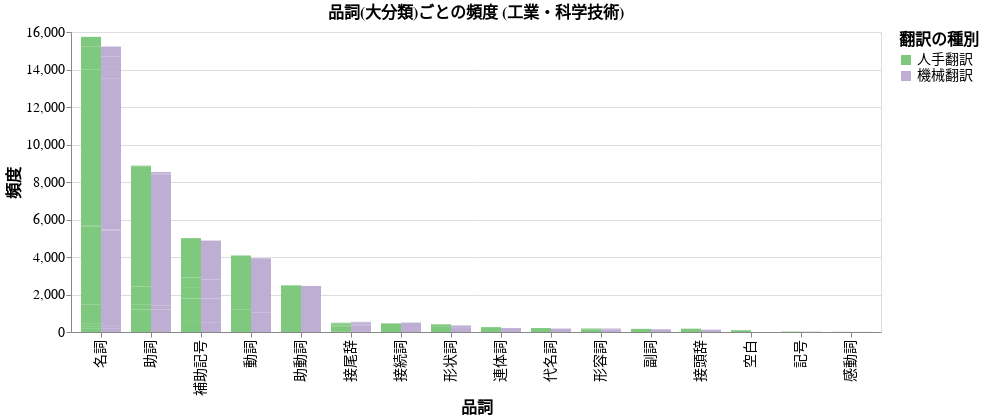

The notebook cell saved with this chart:
### Code cell
chart = alt.Chart(df_C_melted).mark_bar().encode(
    alt.X("pos1:N", sort="-y", title="品詞"),
    alt.Y("freq:Q", title="頻度"),
    alt.Tooltip(["freq"]),
    alt.Color("category:N", title='翻訳の種別').scale(scheme="accent"),
    xOffset="category:N",
    #color="category:N"
).properties(
    title="品詞(大分類)ごとの頻度 (工業・科学技術)"
).configure_axis(
    labelFont=caption_font,
    titleFont=caption_font,
    labelFontSize=14,
    titleFontSize=16
).configure_title(
    fontSize=16,
    font=caption_font
).configure_legend(
    labelFont=label_font,
    labelFontSize=14,
    titleFont=caption_font,
    titleFontSize=16
)
chart.save("./chart/grouped_bar_chart_all_pos_C.pdf", scale_factor=4)
chart.show()

### Figure 1 — Vega-Lite specification as saved in the notebook (floating-point values rounded to 4 significant figures)
{"config": {"view": {"continuousWidth": 300, "continuousHeight": 300}, "axis": {"labelFont": "Noto Sans JP", "labelFontSize": 14, "titleFont": "Noto Sans JP", "titleFontSize": 16}, "legend": {"labelFont": "IBM Plex Mono", "labelFontSize": 14, "titleFont": "Noto Sans JP", "titleFontSize": 16}, "title": {"font": "Noto Sans JP", "fontSize": 16}}, "data": {"name": "data-de0dcc02821556b4e5b744f32627a3e9"}, "mark": {"type": "bar"}, "encoding": {"color": {"field": "category", "scale": {"scheme": "accent"}, "title": "翻訳の種別", "type": "nominal"}, "tooltip": [{"field": "freq", "type": "quantitative"}], "x": {"field": "pos1", "sort": "-y", "title": "品詞", "type": "nominal"}, "xOffset": {"field": "category", "type": "nominal"}, "y": {"field": "freq", "title": "頻度", "type": "quantitative"}}, "title": "品詞(大分類)ごとの頻度 (工業・科学技術)", "$schema": "https://vega.github.io/schema/vega-lite/v5.20.1.json", "datasets": {"data-de0dcc02821556b4e5b744f32627a3e9": [{"pos1": "代名詞", "pos2": "N", "pos3": "N", "category": "機械翻訳", "freq": 184, "pos": "代名詞"}, {"pos1": "副詞", "pos2": "N", "pos3": "N", "category": "機械翻訳", "freq": 145, "pos": "副詞"}, {"pos1": "助動詞", "pos2": "N", "pos3": "N", "category": "機械翻訳", "freq": 2458, "pos": "助動詞"}, {"pos1": "助詞", "pos2": "係助詞", "pos3": "N", "category": "機械翻訳", "freq": 1193, "pos": "助詞-係助詞"}, {"pos1": "助詞", "pos2": "副助詞", "pos3": "N", "category": "機械翻訳", "freq": 230, "pos": "助詞-副助詞"}, {"pos1": "助詞", "pos2": "接続助詞", "pos3": "N", "category": "機械翻訳", "freq": 924, "pos": "助詞-接続助詞"}, {"pos1": "助詞", "pos2": "格助詞", "pos3": "N", "category": "機械翻訳", "freq": 6071, "pos": "助詞-格助詞"}, {"pos1": "助詞", "pos2": "準体助詞", "pos3": "N", "category": "機械翻訳", "freq": 44, "pos": "助詞-準体助詞"}, {"pos1": "助詞", "pos2": "終助詞", "pos3": "N", "category": "機械翻訳", "freq": 69, "pos": "助詞-終助詞"}, {"pos1": "動詞", "pos2": "一般", "pos3": "N", "category": "機械翻訳", "freq": 1024, "pos": "動詞-一般"}, {"pos1": "動詞", "pos2": "非自立可能", "pos3": "N", "category": "機械翻訳", "freq": 2904, "pos": "動詞-非自立可能"}, {"pos1": "名詞", "pos2": "固有名詞", "pos3": "一般", "category": "機械翻訳", "freq": 205, "pos": "名詞-固有名詞-一般"}, {"pos1": "名詞", "pos2": "固有名詞", "pos3": "人名", "category": "機械翻訳", "freq": 122, "pos": "名詞-固有名詞-人名"}, {"pos1": "名詞", "pos2": "固有名詞", "pos3": "地名", "category": "機械翻訳", "freq": 154, "pos": "名詞-固有名詞-地名"}, {"pos1": "名詞", "pos2": "数詞", "pos3": "N", "category": "機械翻訳", "freq": 960, "pos": "名詞-数詞"}, {"pos1": "名詞", "pos2": "普通名詞", "pos3": "サ変可能", "category": "機械翻訳", "freq": 3990, "pos": "名詞-普通名詞-サ変可能"}, {"pos1": "名詞", "pos2": "普通名詞", "pos3": "サ変形状詞可能", "category": "機械翻訳", "freq": 34, "pos": "名詞-普通名詞-サ変形状詞可能"}, {"pos1": "名詞", "pos2": "普通名詞", "pos3": "一般", "category": "機械翻訳", "freq": 8039, "pos": "名詞-普通名詞-一般"}, {"pos1": "名詞", "pos2": "普通名詞", "pos3": "副詞可能", "category": "機械翻訳", "freq": 679, "pos": "名詞-普通名詞-副詞可能"}, {"pos1": "名詞", "pos2": "普通名詞", "pos3": "助数詞可能", "category": "機械翻訳", "freq": 522, "pos": "名詞-普通名詞-助数詞可能"}, {"pos1": "名詞", "pos2": "普通名詞", "pos3": "形状詞可能", "category": "機械翻訳", "freq": 520, "pos": "名詞-普通名詞-形状詞可能"}, {"pos1": "形容詞", "pos2": "一般", "pos3": "N", "category": "機械翻訳", "freq": 128, "pos": "形容詞-一般"}, {"pos1": "形容詞", "pos2": "非自立可能", "pos3": "N", "category": "機械翻訳", "freq": 58, "pos": "形容詞-非自立可能"}, {"pos1": "形状詞", "pos2": "タリ", "pos3": "N", "category": "機械翻訳", "freq": 0, "pos": "形状詞-タリ"}, {"pos1": "形状詞", "pos2": "一般", "pos3": "N", "category": "機械翻訳", "freq": 262, "pos": "形状詞-一般"}, {"pos1": "形状詞", "pos2": "助動詞語幹", "pos3": "N", "category": "機械翻訳", "freq": 87, "pos": "形状詞-助動詞語幹"}, {"pos1": "感動詞", "pos2": "フィラー", "pos3": "N", "category": "機械翻訳", "freq": 0, "pos": "感動詞-フィラー"}, {"pos1": "感動詞", "pos2": "一般", "pos3": "N", "category": "機械翻訳", "freq": 7, "pos": "感動詞-一般"}, {"pos1": "接尾辞", "pos2": "動詞的", "pos3": "N", "category": "機械翻訳", "freq": 0, "pos": "接尾辞-動詞的"}, {"pos1": "接尾辞", "pos2": "名詞的", "pos3": "サ変可能", "category": "機械翻訳", "freq": 5, "pos": "接尾辞-名詞的-サ変可能"}, {"pos1": "接尾辞", "pos2": "名詞的", "pos3": "一般", "category": "機械翻訳", "freq": 358, "pos": "接尾辞-名詞的-一般"}, {"pos1": "接尾辞", "pos2": "名詞的", "pos3": "副詞可能", "category": "機械翻訳", "freq": 53, "pos": "接尾辞-名詞的-副詞可能"}, {"pos1": "接尾辞", "pos2": "名詞的", "pos3": "助数詞", "category": "機械翻訳", "freq": 95, "pos": "接尾辞-名詞的-助数詞"}, {"pos1": "接尾辞", "pos2": "形容詞的", "pos3": "N", "category": "機械翻訳", "freq": 4, "pos": "接尾辞-形容詞的"}, {"pos1": "接尾辞", "pos2": "形状詞的", "pos3": "N", "category": "機械翻訳", "freq": 31, "pos": "接尾辞-形状詞的"}, {"pos1": "接続詞", "pos2": "N", "pos3": "N", "category": "機械翻訳", "freq": 501, "pos": "接続詞"}, {"pos1": "接頭辞", "pos2": "N", "pos3": "N", "category": "機械翻訳", "freq": 124, "pos": "接頭辞"}, {"pos1": "空白", "pos2": "N", "pos3": "N", "category": "機械翻訳", "freq": 0, "pos": "空白"}, {"pos1": "補助記号", "pos2": "一般", "pos3": "N", "category": "機械翻訳", "freq": 524, "pos": "補助記号-一般"}, {"pos1": "補助記号", "pos2": "句点", "pos3": "N", "category": "機械翻訳", "freq": 1266, "pos": "補助記号-句点"}, {"pos1": "補助記号", "pos2": "括弧閉", "pos3": "N", "category": "機械翻訳", "freq": 505, "pos": "補助記号-括弧閉"}, {"pos1": "補助記号", "pos2": "括弧開", "pos3": "N", "category": "機械翻訳", "freq": 502, "pos": "補助記号-括弧開"}, {"pos1": "補助記号", "pos2": "読点", "pos3": "N", "category": "機械翻訳", "freq": 2080, "pos": "補助記号-読点"}, {"pos1": "記号", "pos2": "一般", "pos3": "N", "category": "機械翻訳", "freq": 14, "pos": "記号-一般"}, {"pos1": "記号", "pos2": "文字", "pos3": "N", "category": "機械翻訳", "freq": 8, "pos": "記号-文字"}, {"pos1": "連体詞", "pos2": "N", "pos3": "N", "category": "機械翻訳", "freq": 208, "pos": "連体詞"}, {"pos1": "代名詞", "pos2": "N", "pos3": "N", "category": "人手翻訳", "freq": 211, "pos": "代名詞"}, {"pos1": "副詞", "pos2": "N", "pos3": "N", "category": "人手翻訳", "freq": 168, "pos": "副詞"}, {"pos1": "助動詞", "pos2": "N", "pos3": "N", "category": "人手翻訳", "freq": 2488, "pos": "助動詞"}, {"pos1": "助詞", "pos2": "係助詞", "pos3": "N", "category": "人手翻訳", "freq": 1191, "pos": "助詞-係助詞"}, {"pos1": "助詞", "pos2": "副助詞", "pos3": "N", "category": "人手翻訳", "freq": 293, "pos": "助詞-副助詞"}, {"pos1": "助詞", "pos2": "接続助詞", "pos3": "N", "category": "人手翻訳", "freq": 943, "pos": "助詞-接続助詞"}, {"pos1": "助詞", "pos2": "格助詞", "pos3": "N", "category": "人手翻訳", "freq": 6369, "pos": "助詞-格助詞"}, {"pos1": "助詞", "pos2": "準体助詞", "pos3": "N", "category": "人手翻訳", "freq": 16, "pos": "助詞-準体助詞"}, {"pos1": "助詞", "pos2": "終助詞", "pos3": "N", "category": "人手翻訳", "freq": 61, "pos": "助詞-終助詞"}, {"pos1": "動詞", "pos2": "一般", "pos3": "N", "category": "人手翻訳", "freq": 1215, "pos": "動詞-一般"}, {"pos1": "動詞", "pos2": "非自立可能", "pos3": "N", "category": "人手翻訳", "freq": 2859, "pos": "動詞-非自立可能"}, {"pos1": "名詞", "pos2": "固有名詞", "pos3": "一般", "category": "人手翻訳", "freq": 205, "pos": "名詞-固有名詞-一般"}, {"pos1": "名詞", "pos2": "固有名詞", "pos3": "人名", "category": "人手翻訳", "freq": 107, "pos": "名詞-固有名詞-人名"}, {"pos1": "名詞", "pos2": "固有名詞", "pos3": "地名", "category": "人手翻訳", "freq": 162, "pos": "名詞-固有名詞-地名"}, {"pos1": "名詞", "pos2": "数詞", "pos3": "N", "category": "人手翻訳", "freq": 977, "pos": "名詞-数詞"}, {"pos1": "名詞", "pos2": "普通名詞", "pos3": "サ変可能", "category": "人手翻訳", "freq": 4192, "pos": "名詞-普通名詞-サ変可能"}, {"pos1": "名詞", "pos2": "普通名詞", "pos3": "サ変形状詞可能", "category": "人手翻訳", "freq": 30, "pos": "名詞-普通名詞-サ変形状詞可能"}, {"pos1": "名詞", "pos2": "普通名詞", "pos3": "一般", "category": "人手翻訳", "freq": 8312, "pos": "名詞-普通名詞-一般"}, {"pos1": "名詞", "pos2": "普通名詞", "pos3": "副詞可能", "category": "人手翻訳", "freq": 735, "pos": "名詞-普通名詞-副詞可能"}, {"pos1": "名詞", "pos2": "普通名詞", "pos3": "助数詞可能", "category": "人手翻訳", "freq": 519, "pos": "名詞-普通名詞-助数詞可能"}, {"pos1": "名詞", "pos2": "普通名詞", "pos3": "形状詞可能", "category": "人手翻訳", "freq": 502, "pos": "名詞-普通名詞-形状詞可能"}, {"pos1": "形容詞", "pos2": "一般", "pos3": "N", "category": "人手翻訳", "freq": 124, "pos": "形容詞-一般"}, {"pos1": "形容詞", "pos2": "非自立可能", "pos3": "N", "category": "人手翻訳", "freq": 64, "pos": "形容詞-非自立可能"}, {"pos1": "形状詞", "pos2": "タリ", "pos3": "N", "category": "人手翻訳", "freq": 1, "pos": "形状詞-タリ"}, {"pos1": "形状詞", "pos2": "一般", "pos3": "N", "category": "人手翻訳", "freq": 309, "pos": "形状詞-一般"}, {"pos1": "形状詞", "pos2": "助動詞語幹", "pos3": "N", "category": "人手翻訳", "freq": 101, "pos": "形状詞-助動詞語幹"}, {"pos1": "感動詞", "pos2": "フィラー", "pos3": "N", "category": "人手翻訳", "freq": 1, "pos": "感動詞-フィラー"}, {"pos1": "感動詞", "pos2": "一般", "pos3": "N", "category": "人手翻訳", "freq": 10, "pos": "感動詞-一般"}, {"pos1": "接尾辞", "pos2": "動詞的", "pos3": "N", "category": "人手翻訳", "freq": 1, "pos": "接尾辞-動詞的"}, {"pos1": "接尾辞", "pos2": "名詞的", "pos3": "サ変可能", "category": "人手翻訳", "freq": 8, "pos": "接尾辞-名詞的-サ変可能"}, {"pos1": "接尾辞", "pos2": "名詞的", "pos3": "一般", "category": "人手翻訳", "freq": 305, "pos": "接尾辞-名詞的-一般"}, {"pos1": "接尾辞", "pos2": "名詞的", "pos3": "副詞可能", "category": "人手翻訳", "freq": 42, "pos": "接尾辞-名詞的-副詞可能"}, {"pos1": "接尾辞", "pos2": "名詞的", "pos3": "助数詞", "category": "人手翻訳", "freq": 106, "pos": "接尾辞-名詞的-助数詞"}, {"pos1": "接尾辞", "pos2": "形容詞的", "pos3": "N", "category": "人手翻訳", "freq": 8, "pos": "接尾辞-形容詞的"}, {"pos1": "接尾辞", "pos2": "形状詞的", "pos3": "N", "category": "人手翻訳", "freq": 25, "pos": "接尾辞-形状詞的"}, {"pos1": "接続詞", "pos2": "N", "pos3": "N", "category": "人手翻訳", "freq": 459, "pos": "接続詞"}, {"pos1": "接頭辞", "pos2": "N", "pos3": "N", "category": "人手翻訳", "freq": 179, "pos": "接頭辞"}, {"pos1": "空白", "pos2": "N", "pos3": "N", "category": "人手翻訳", "freq": 96, "pos": "空白"}, {"pos1": "補助記号", "pos2": "一般", "pos3": "N", "category": "人手翻訳", "freq": 536, "pos": "補助記号-一般"}, {"pos1": "補助記号", "pos2": "句点", "pos3": "N", "category": "人手翻訳", "freq": 1256, "pos": "補助記号-句点"}, {"pos1": "補助記号", "pos2": "括弧閉", "pos3": "N", "category": "人手翻訳", "freq": 559, "pos": "補助記号-括弧閉"}, {"pos1": "補助記号", "pos2": "括弧開", "pos3": "N", "category": "人手翻訳", "freq": 555, "pos": "補助記号-括弧開"}, {"pos1": "補助記号", "pos2": "読点", "pos3": "N", "category": "人手翻訳", "freq": 2100, "pos": "補助記号-読点"}, {"pos1": "記号", "pos2": "一般", "pos3": "N", "category": "人手翻訳", "freq": 13, "pos": "記号-一般"}, {"pos1": "記号", "pos2": "文字", "pos3": "N", "category": "人手翻訳", "freq": 9, "pos": "記号-文字"}, {"pos1": "連体詞", "pos2": "N", "pos3": "N", "category": "人手翻訳", "freq": 259, "pos": "連体詞"}]}}
